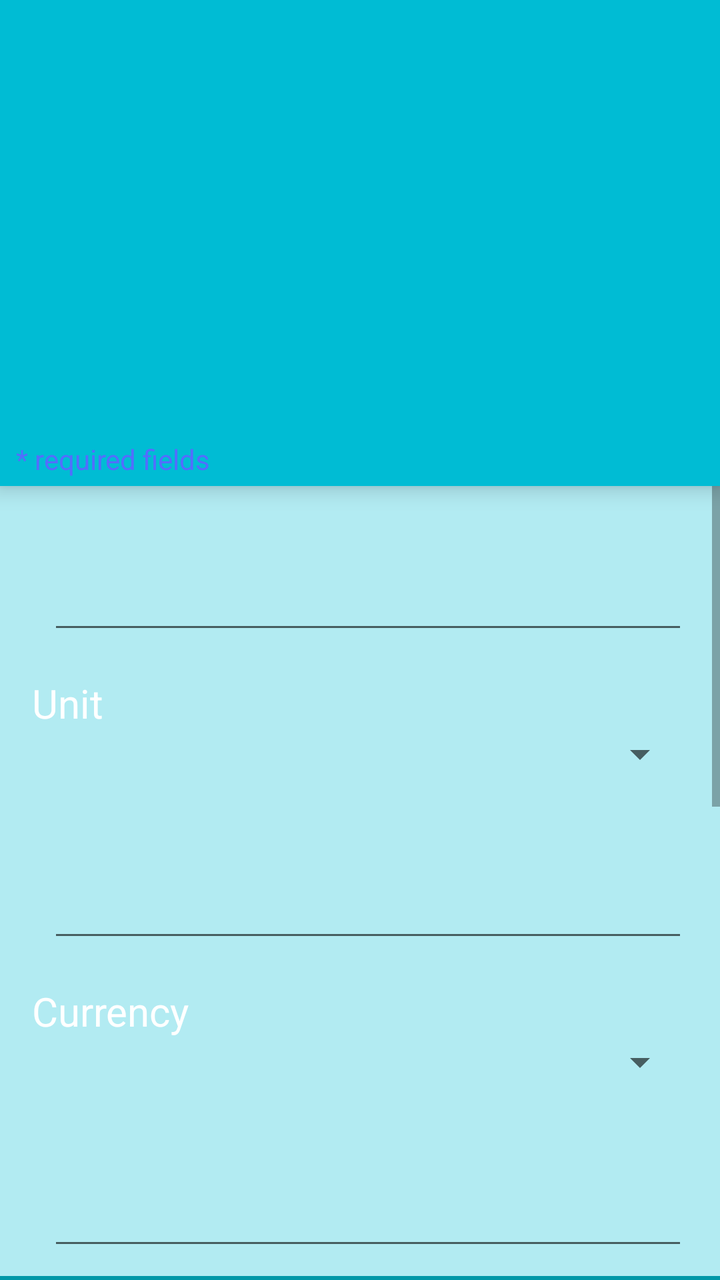
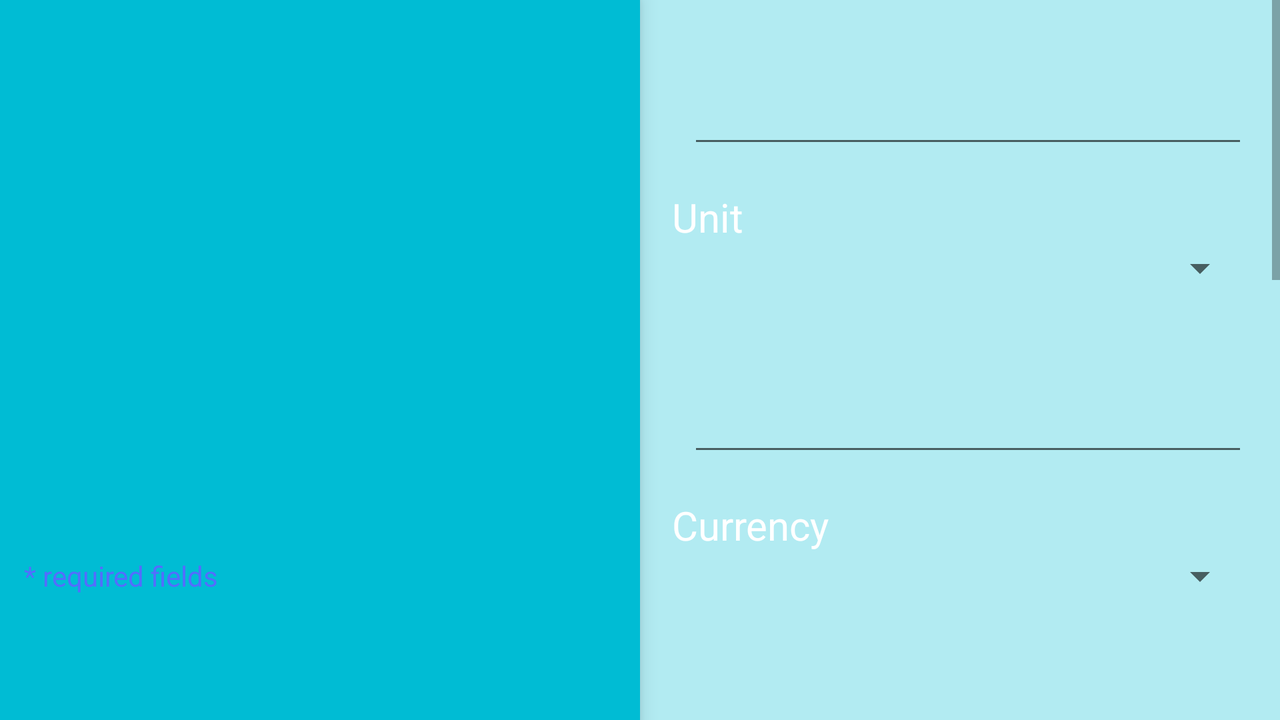

One screen, two layout resources from the same app: the default and the repository's alternative for another configuration. Each is rendered where Android would select it; the XML of both is given below.
<!-- AndroidManifest.xml: activity theme URTransparent -->
<!-- res/layout/activity_edit.xml -->
<?xml version="1.0" encoding="utf-8"?>
<LinearLayout xmlns:android="http://schemas.android.com/apk/res/android"
    xmlns:app="http://schemas.android.com/apk/res-auto"
    xmlns:tools="http://schemas.android.com/tools"
    android:id="@+id/edit_main_view"
    android:layout_width="match_parent"
    android:layout_height="match_parent"
    android:orientation="vertical">

    
    <LinearLayout
        android:layout_width="match_parent"
        android:layout_height="wrap_content"
        android:background="@color/colorPrimary"
        android:elevation="@dimen/edit_item_picture_layout_elevation"
        android:orientation="vertical">

        <LinearLayout
            android:layout_width="match_parent"
            android:layout_height="wrap_content"
            android:gravity="center"
            android:orientation="horizontal">

            
            <android.support.v7.widget.AppCompatImageButton
                android:id="@+id/rotate_right"
                style="@style/rotate_button"
                android:background="?attr/selectableItemBackgroundBorderless"
                android:src="@mipmap/rotate_right" />

            
            <android.support.v7.widget.AppCompatImageButton
                android:id="@+id/picture"
                android:layout_width="@dimen/edit_item_picture_width"
                android:layout_height="@dimen/edit_item_picture_height"
                android:layout_gravity="center"
                android:layout_margin="@dimen/edit_item_picture_margin"
                android:background="?attr/selectableItemBackgroundBorderless"
                android:scaleType="fitCenter"
                android:src="@drawable/take_photo"
                android:transitionName="picture" />

            
            <android.support.v7.widget.AppCompatImageButton
                android:id="@+id/rotate_left"
                style="@style/rotate_button"
                android:background="?attr/selectableItemBackgroundBorderless"
                android:src="@mipmap/rotate_left" />
        </LinearLayout>

        
        <TextView
            android:layout_width="match_parent"
            android:layout_height="wrap_content"
            android:layout_marginBottom="@dimen/edit_item_required_fields_margin_bottom"
            android:layout_marginStart="@dimen/edit_item_required_fields_margin_start"
            android:gravity="start"
            android:text="@string/required_fields"
            android:textColor="@color/colorAccent"
            android:textSize="@dimen/edit_item_required_fields_text_size" />
    </LinearLayout>

    
    <ScrollView
        android:layout_width="match_parent"
        android:layout_height="match_parent"
        android:background="@color/colorPrimaryLight"
        android:orientation="vertical">

        <LinearLayout
            android:layout_width="match_parent"
            android:layout_height="wrap_content"
            android:orientation="vertical">

            <LinearLayout style="@style/edit_layout">

                
                <TextView
                    android:id="@+id/item_name_text_in_edit"
                    style="@style/edit_text_view" />

                <EditText
                    android:id="@+id/item_name"
                    style="@style/edit_edit_text"
                    android:inputType="text"
                    android:lines="1"
                    android:maxLength="16"
                    tools:ignore="LabelFor" />

            </LinearLayout>

            <LinearLayout style="@style/edit_layout">

                
                <TextView
                    style="@style/edit_text_view"
                    android:text="@string/unit" />

                <Spinner
                    android:id="@+id/unit_spinner"
                    style="@style/edit_spinner" />
            </LinearLayout>

            <LinearLayout style="@style/edit_layout">

                
                <TextView
                    android:id="@+id/item_price_unit_in_edit"
                    style="@style/edit_text_view" />

                <EditText
                    android:id="@+id/price_unit"
                    style="@style/edit_edit_text"
                    android:inputType="numberDecimal"
                    android:lines="1"
                    android:maxLength="8"
                    tools:ignore="LabelFor" />

            </LinearLayout>

            <LinearLayout style="@style/edit_layout">

                
                <TextView
                    style="@style/edit_text_view"
                    android:text="@string/currency" />

                <Spinner
                    android:id="@+id/currency_spinner"
                    style="@style/edit_spinner" />
            </LinearLayout>

            <LinearLayout style="@style/edit_layout">

                
                <TextView
                    android:id="@+id/item_current_quantity_in_edit"
                    style="@style/edit_text_view" />

                <EditText
                    android:id="@+id/current_quantity"
                    style="@style/edit_edit_text"
                    android:inputType="numberDecimal"
                    android:lines="1"
                    android:maxLength="8"
                    tools:ignore="LabelFor" />

            </LinearLayout>

            
            <View
                android:layout_width="match_parent"
                android:layout_height="@dimen/edit_divider_view_heigth"
                android:background="@color/colorPrimaryDark" />

            <LinearLayout style="@style/edit_layout">

                
                <TextView
                    style="@style/edit_text_view"
                    android:text="@string/supplier_name" />

                <EditText
                    android:id="@+id/supplier_name"
                    style="@style/edit_edit_text"
                    android:inputType="text"
                    android:lines="1"
                    tools:ignore="LabelFor" />
            </LinearLayout>

            <android.support.constraint.ConstraintLayout style="@style/edit_layout">

                
                <TextView
                    android:id="@+id/textView"
                    style="@style/edit_text_view"
                    android:text="@string/phone_number"
                    app:layout_constraintLeft_toLeftOf="parent"
                    app:layout_constraintTop_toTopOf="parent" />

                <EditText
                    android:id="@+id/phone_number"
                    style="@style/edit_edit_text_phone_and_email"
                    android:digits="0123456789+"
                    android:inputType="phone"
                    android:lines="1"
                    app:layout_constraintLeft_toLeftOf="parent"
                    app:layout_constraintRight_toRightOf="parent"
                    app:layout_constraintTop_toBottomOf="@+id/textView"
                    tools:ignore="LabelFor" />

                
                <android.support.v7.widget.AppCompatButton
                    android:id="@+id/call_button"
                    style="@style/edit_button_phone_and_email"
                    android:background="?attr/selectableItemBackgroundBorderless"
                    android:text="@string/call"
                    app:layout_constraintBottom_toBottomOf="parent"
                    app:layout_constraintRight_toRightOf="parent"
                    app:layout_constraintTop_toBottomOf="@+id/phone_number"
                    app:layout_constraintVertical_bias="0.0" />
            </android.support.constraint.ConstraintLayout>

            <LinearLayout style="@style/edit_layout">

                
                <TextView
                    style="@style/edit_text_view"
                    android:text="@string/order_quantity" />

                <EditText
                    android:id="@+id/order_quantity"
                    style="@style/edit_edit_text"
                    android:inputType="numberDecimal"
                    android:maxLength="8"
                    tools:ignore="LabelFor" />
            </LinearLayout>

            <LinearLayout style="@style/edit_layout">

                
                <TextView
                    style="@style/edit_text_view"
                    android:text="@string/order_unit" />

                <Spinner
                    android:id="@+id/order_unit_spinner"
                    style="@style/edit_spinner" />
            </LinearLayout>


            <android.support.constraint.ConstraintLayout style="@style/edit_layout">

                
                <TextView
                    android:id="@+id/textView2"
                    style="@style/edit_text_view"
                    android:text="@string/email"
                    app:layout_constraintLeft_toLeftOf="parent"
                    app:layout_constraintTop_toTopOf="parent" />

                <EditText
                    android:id="@+id/email_address"
                    style="@style/edit_edit_text_phone_and_email"
                    android:inputType="textEmailAddress"
                    android:lines="1"
                    app:layout_constraintLeft_toLeftOf="parent"
                    app:layout_constraintRight_toRightOf="parent"
                    app:layout_constraintTop_toBottomOf="@+id/textView2"
                    tools:ignore="LabelFor" />

                
                <android.support.v7.widget.AppCompatButton
                    android:id="@+id/send_email"
                    style="@style/edit_button_phone_and_email"
                    android:background="?attr/selectableItemBackgroundBorderless"
                    android:text="@string/send"
                    app:layout_constraintRight_toRightOf="parent"
                    app:layout_constraintTop_toBottomOf="@+id/email_address" />
            </android.support.constraint.ConstraintLayout>

            <android.support.v7.widget.AppCompatButton
                android:id="@+id/delete_item_from_edit"
                style="@style/edit_button_phone_and_email"
                android:text="Delete"
                android:background="?attr/selectableItemBackgroundBorderless"/>

        </LinearLayout>

    </ScrollView>
</LinearLayout>
<!-- resources referenced by this layout -->
<resources>
  <color name="colorAccent">#536DFE</color>
  <color name="colorPrimary">#00BCD4</color>
  <color name="colorPrimaryDark">#0097A7</color>
  <color name="colorPrimaryLight">#B2EBF2</color>
  <dimen name="edit_divider_view_heigth">4dp</dimen>
  <dimen name="edit_item_picture_height">200dp</dimen>
  <dimen name="edit_item_picture_layout_elevation">6dp</dimen>
  <dimen name="edit_item_picture_margin">10dp</dimen>
  <dimen name="edit_item_picture_width">200dp</dimen>
  <dimen name="edit_item_required_fields_margin_bottom">4dp</dimen>
  <dimen name="edit_item_required_fields_margin_start">8dp</dimen>
  <dimen name="edit_item_required_fields_text_size">14sp</dimen>
  <string name="call">CALL</string>
  <string name="currency">Currency</string>
  <string name="email">Email</string>
  <string name="order_quantity">Order Quantity</string>
  <string name="order_unit">Order Unit</string>
  <string name="phone_number">Phone number</string>
  <string name="required_fields">* required fields</string>
  <string name="send">SEND</string>
  <string name="supplier_name">Supplier Name</string>
  <string name="unit">Unit</string>
  <style name="edit_spinner">
          <item name="android:layout_width">match_parent</item>
          <item name="android:layout_height">match_parent</item>
          <item name="android:layout_marginLeft">@dimen/edit_item_spinner_margin_left</item>
          <item name="android:layout_marginStart">@dimen/edit_item_spinner_margin_start</item>
      </style>
  <style name="edit_text_view">
          <item name="android:layout_width">wrap_content</item>
          <item name="android:layout_height">wrap_content</item>
          <item name="android:textColor">@color/colorSimpleText</item>
          <item name="android:textSize">@dimen/edit_field_text_view_text_size</item>
      </style>
  <style name="rotate_button">
          <item name="android:layout_width">@dimen/rotate_button_width</item>
          <item name="android:layout_height">@dimen/rotate_button_height</item>
          <item name="android:scaleType">fitXY</item>
      </style>
  <style name="URTransparent" parent="Theme.AppCompat.Light.DarkActionBar">
  
          <item name="colorPrimary">@color/colorPrimary</item>
          <item name="colorPrimaryDark">@color/colorPrimaryDark</item>
          <item name="colorAccent">@color/colorAccent</item>
  
          <item name="android:windowContentTransitions">true</item>
  
          <item name="android:windowBackground">@android:color/transparent</item>
          <item name="android:windowIsTranslucent">true</item>
  
          <item name="android:backgroundDimEnabled">true</item>
          <item name="android:backgroundDimAmount">0.0</item>
      </style>
  <dimen name="edit_item_phone_email_button_margin_top">8dp</dimen>
  <dimen name="edit_item_phone_email_edit_text_margin_start">8dp</dimen>
  <color name="colorPrimaryText">#212121</color>
  <dimen name="edit_item_phone_email_button_text_size">20sp</dimen>
  <dimen name="edit_item_edit_text_margin_left">8dp</dimen>
  <dimen name="edit_item_edit_text_margin_start">8dp</dimen>
  <dimen name="edit_item_edit_text_text_size">20sp</dimen>
  <dimen name="edit_item_phone_email_edit_text_margin_left">8dp</dimen>
  <dimen name="edit_item_phone_email_edit_text_text_size">20sp</dimen>
  <dimen name="edit_field_layout_margin__bottom">8dp</dimen>
  <dimen name="edit_field_layout_margin__start">16dp</dimen>
  <dimen name="edit_field_layout_margin__left">16dp</dimen>
  <dimen name="edit_field_layout_margin__right">16dp</dimen>
  <dimen name="edit_field_layout_margin__end">16dp</dimen>
  <dimen name="edit_field_layout_margin__top">8dp</dimen>
  <dimen name="edit_item_spinner_margin_left">8dp</dimen>
  <dimen name="edit_item_spinner_margin_start">8dp</dimen>
  <color name="colorSimpleText">#FFFFFF</color>
  <dimen name="edit_field_text_view_text_size">20sp</dimen>
  <dimen name="rotate_button_width">60dp</dimen>
  <dimen name="rotate_button_height">60dp</dimen>
  <!-- some entries are left out for length -->
</resources>
<!-- res/layout-land/activity_edit.xml (the repository's variant of the layout above) -->
<!-- drawn on the phone turned sideways -->
<?xml version="1.0" encoding="utf-8"?>
<LinearLayout xmlns:android="http://schemas.android.com/apk/res/android"
    xmlns:app="http://schemas.android.com/apk/res-auto"
    xmlns:tools="http://schemas.android.com/tools"
    android:id="@+id/edit_main_view"
    android:layout_width="match_parent"
    android:layout_height="match_parent"
    android:orientation="horizontal">

    
    <LinearLayout
        android:layout_width="0dp"
        android:layout_height="match_parent"
        android:layout_weight="1"
        android:background="@color/colorPrimary"
        android:elevation="@dimen/edit_item_picture_layout_elevation"
        android:gravity="center"
        android:orientation="vertical">

        <LinearLayout
            android:layout_width="match_parent"
            android:layout_height="wrap_content"
            android:gravity="center"
            android:orientation="horizontal">

            
            <android.support.v7.widget.AppCompatImageButton
                android:id="@+id/rotate_right"
                style="@style/rotate_button"
                android:background="?attr/selectableItemBackgroundBorderless"
                android:src="@mipmap/rotate_right" />

            
            <android.support.v7.widget.AppCompatImageButton
                android:id="@+id/picture"
                android:layout_width="@dimen/edit_item_picture_width"
                android:layout_height="@dimen/edit_item_picture_height"
                android:layout_gravity="center"
                android:layout_margin="@dimen/edit_item_picture_margin"
                android:background="?attr/selectableItemBackgroundBorderless"
                android:scaleType="fitCenter"
                android:src="@drawable/take_photo"
                android:transitionName="picture" />

            
            <android.support.v7.widget.AppCompatImageButton
                android:id="@+id/rotate_left"
                style="@style/rotate_button"
                android:background="?attr/selectableItemBackgroundBorderless"
                android:src="@mipmap/rotate_left" />
        </LinearLayout>

        
        <TextView
            android:layout_width="match_parent"
            android:layout_height="wrap_content"
            android:layout_marginBottom="@dimen/edit_item_required_fields_margin_bottom"
            android:layout_marginStart="@dimen/edit_item_required_fields_margin_start"
            android:gravity="start"
            android:text="@string/required_fields"
            android:textColor="@color/colorAccent"
            android:textSize="@dimen/edit_item_required_fields_text_size" />
    </LinearLayout>

    
    <ScrollView
        android:layout_width="0dp"
        android:layout_height="match_parent"
        android:layout_weight="1"
        android:background="@color/colorPrimaryLight"
        android:orientation="vertical">

        <LinearLayout
            android:layout_width="match_parent"
            android:layout_height="wrap_content"
            android:orientation="vertical">

            <LinearLayout style="@style/edit_layout">

                
                <TextView
                    android:id="@+id/item_name_text_in_edit"
                    style="@style/edit_text_view" />

                <EditText
                    android:id="@+id/item_name"
                    style="@style/edit_edit_text"
                    android:inputType="text"
                    android:lines="1"
                    android:maxLength="16"
                    tools:ignore="LabelFor" />

            </LinearLayout>

            <LinearLayout style="@style/edit_layout">

                
                <TextView
                    style="@style/edit_text_view"
                    android:text="@string/unit" />

                <Spinner
                    android:id="@+id/unit_spinner"
                    style="@style/edit_spinner" />
            </LinearLayout>

            <LinearLayout style="@style/edit_layout">

                
                <TextView
                    android:id="@+id/item_price_unit_in_edit"
                    style="@style/edit_text_view" />

                <EditText
                    android:id="@+id/price_unit"
                    style="@style/edit_edit_text"
                    android:inputType="numberDecimal"
                    android:lines="1"
                    android:maxLength="8"
                    tools:ignore="LabelFor" />

            </LinearLayout>

            <LinearLayout style="@style/edit_layout">

                
                <TextView
                    style="@style/edit_text_view"
                    android:text="@string/currency" />

                <Spinner
                    android:id="@+id/currency_spinner"
                    style="@style/edit_spinner" />
            </LinearLayout>

            <LinearLayout style="@style/edit_layout">

                
                <TextView
                    android:id="@+id/item_current_quantity_in_edit"
                    style="@style/edit_text_view" />

                <EditText
                    android:id="@+id/current_quantity"
                    style="@style/edit_edit_text"
                    android:inputType="numberDecimal"
                    android:lines="1"
                    android:maxLength="8"
                    tools:ignore="LabelFor" />

            </LinearLayout>

            
            <View
                android:layout_width="match_parent"
                android:layout_height="@dimen/edit_divider_view_heigth"
                android:background="@color/colorPrimaryDark" />

            <LinearLayout style="@style/edit_layout">

                
                <TextView
                    style="@style/edit_text_view"
                    android:text="@string/supplier_name" />

                <EditText
                    android:id="@+id/supplier_name"
                    style="@style/edit_edit_text"
                    android:inputType="text"
                    android:lines="1"
                    tools:ignore="LabelFor" />
            </LinearLayout>

            <android.support.constraint.ConstraintLayout style="@style/edit_layout">

                
                <TextView
                    android:id="@+id/textView"
                    style="@style/edit_text_view"
                    android:text="@string/phone_number"
                    app:layout_constraintLeft_toLeftOf="parent"
                    app:layout_constraintTop_toTopOf="parent" />

                <EditText
                    android:id="@+id/phone_number"
                    style="@style/edit_edit_text_phone_and_email"
                    android:digits="0123456789+"
                    android:inputType="phone"
                    android:lines="1"
                    app:layout_constraintLeft_toLeftOf="parent"
                    app:layout_constraintRight_toRightOf="parent"
                    app:layout_constraintTop_toBottomOf="@+id/textView"
                    tools:ignore="LabelFor" />

                
                <android.support.v7.widget.AppCompatButton
                    android:id="@+id/call_button"
                    style="@style/edit_button_phone_and_email"
                    android:background="?attr/selectableItemBackgroundBorderless"
                    android:text="@string/call"
                    app:layout_constraintBottom_toBottomOf="parent"
                    app:layout_constraintRight_toRightOf="parent"
                    app:layout_constraintTop_toBottomOf="@+id/phone_number"
                    app:layout_constraintVertical_bias="0.0" />
            </android.support.constraint.ConstraintLayout>

            <LinearLayout style="@style/edit_layout">

                
                <TextView
                    style="@style/edit_text_view"
                    android:text="@string/order_quantity" />

                <EditText
                    android:id="@+id/order_quantity"
                    style="@style/edit_edit_text"
                    android:inputType="numberDecimal"
                    android:maxLength="8"
                    tools:ignore="LabelFor" />
            </LinearLayout>

            <LinearLayout style="@style/edit_layout">

                
                <TextView
                    style="@style/edit_text_view"
                    android:text="@string/order_unit" />

                <Spinner
                    android:id="@+id/order_unit_spinner"
                    style="@style/edit_spinner" />
            </LinearLayout>


            <android.support.constraint.ConstraintLayout style="@style/edit_layout">

                
                <TextView
                    android:id="@+id/textView2"
                    style="@style/edit_text_view"
                    android:text="@string/email"
                    app:layout_constraintLeft_toLeftOf="parent"
                    app:layout_constraintTop_toTopOf="parent" />

                <EditText
                    android:id="@+id/email_address"
                    style="@style/edit_edit_text_phone_and_email"
                    android:inputType="textEmailAddress"
                    android:lines="1"
                    app:layout_constraintLeft_toLeftOf="parent"
                    app:layout_constraintRight_toRightOf="parent"
                    app:layout_constraintTop_toBottomOf="@+id/textView2"
                    tools:ignore="LabelFor" />

                
                <android.support.v7.widget.AppCompatButton
                    android:id="@+id/send_email"
                    style="@style/edit_button_phone_and_email"
                    android:background="?attr/selectableItemBackgroundBorderless"
                    android:text="@string/send"
                    app:layout_constraintRight_toRightOf="parent"
                    app:layout_constraintTop_toBottomOf="@+id/email_address" />
            </android.support.constraint.ConstraintLayout>
        </LinearLayout>
    </ScrollView>
</LinearLayout>
